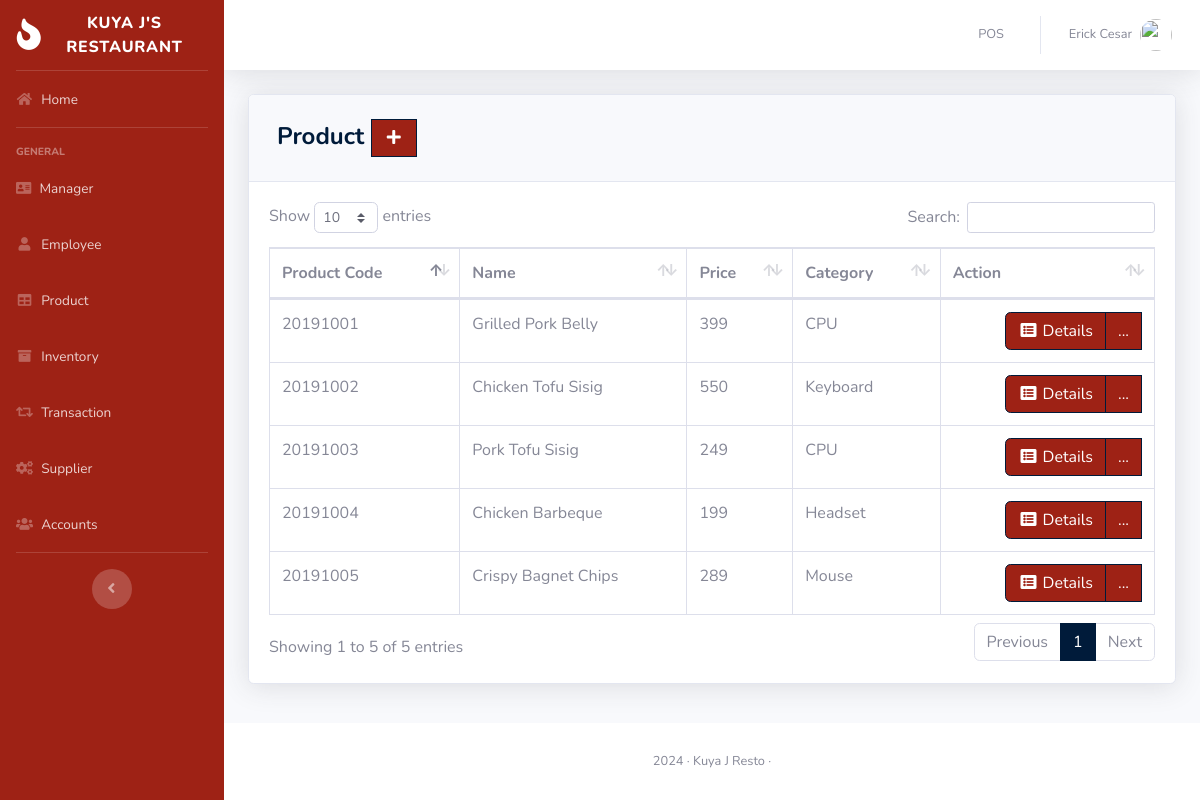
The app's page /pages/product.php (signed in) with its own data.
### tables this page shows
CREATE TABLE `product` (
  `PRODUCT_ID` int(11) NOT NULL,
  `PRODUCT_CODE` varchar(20) NOT NULL,
  `NAME` varchar(50) DEFAULT NULL,
  `DESCRIPTION` varchar(250) NOT NULL,
  `QTY_STOCK` int(50) DEFAULT NULL,
  `ON_HAND` int(250) NOT NULL,
  `PRICE` int(50) DEFAULT NULL,
  `CATEGORY_ID` int(11) DEFAULT NULL,
  `SUPPLIER_ID` int(11) DEFAULT NULL,
  `DATE_STOCK_IN` varchar(50) NOT NULL
);

CREATE TABLE `category` (
  `CATEGORY_ID` int(11) NOT NULL,
  `CNAME` varchar(50) DEFAULT NULL
);

### pages/product.php (the view, shortened to what this page needs)
<?php
include'../includes/connection.php';
include'../includes/sidebar.php';
?>
            <div class="card shadow mb-4">
            <div class="card-header py-3">
              <h4 class="m-2 font-weight-bold text-primary">Product&nbsp;<a  href="#" data-toggle="modal" data-target="#aModal" type="button" class="btn btn-primary bg-gradient-primary" style="border-radius: 0px;"><i class="fas fa-fw fa-plus"></i></a></h4>
            </div>
            <div class="card-body">
              <div class="table-responsive">
                <table class="table table-bordered" id="dataTable" width="100%" cellspacing="0">
               <thead>
                   <tr>
                     <th>Product Code</th>
                     <th>Name</th>
                     <th>Price</th>
                     <th>Category</th>
                     <th>Action</th>
                   </tr>
               </thead>
          <tbody>
<?php
    $query = 'SELECT PRODUCT_ID, PRODUCT_CODE, NAME, PRICE, CNAME, DATE_STOCK_IN FROM product p join category c on p.CATEGORY_ID=c.CATEGORY_ID GROUP BY PRODUCT_CODE';
        $result = mysqli_query($db, $query) or die (mysqli_error($db));
            while ($row = mysqli_fetch_assoc($result)) {
                echo '<tr>';
                echo '<td>'. $row['PRODUCT_CODE'].'</td>';
                echo '<td>'. $row['NAME'].'</td>';
                echo '<td>'. $row['PRICE'].'</td>';
                echo '<td>'. $row['CNAME'].'</td>';
                      echo '<td align="right"> <div class="btn-group">
                              <a type="button" class="btn btn-primary bg-gradient-primary" href="pro_searchfrm.php?action=edit & id='.$row['PRODUCT_CODE'] . '"><i class="fas fa-fw fa-list-alt"></i> Details</a>
                            <div class="btn-group">
                              <a type="button" class="btn btn-primary bg-gradient-primary dropdown no-arrow" data-toggle="dropdown" style="color:white;">
                              ... <span class="caret"></span></a>
                            <ul class="dropdown-menu text-center" role="menu">
                                <li>
                                  <a type="button" class="btn btn-warning bg-gradient-warning btn-block" style="border-radius: 0px;" href="pro_edit.php?action=edit & id='.$row['PRODUCT_ID']. '">
                                    <i class="fas fa-fw fa-edit"></i> Edit
                                  </a>
                                </li>
                            </ul>
                            </div>
                          </div> </td>';
                echo '</tr> ';
                        }
?>
                                </tbody>
                            </table>
                        </div>
                    </div>
                  </div>
<?php
include'../includes/footer.php';
?>

### records on screen
product: PRODUCT_CODE "20191001", NAME "Grilled Pork Belly", PRICE "399", CATEGORY_ID.CNAME "CPU"
product: PRODUCT_CODE "20191002", NAME "Chicken Tofu Sisig", PRICE "550", CATEGORY_ID.CNAME "Keyboard"
product: PRODUCT_CODE "20191003", NAME "Pork Tofu Sisig", PRICE "249", CATEGORY_ID.CNAME "CPU"
product: PRODUCT_CODE "20191004", NAME "Chicken Barbeque", PRICE "199", CATEGORY_ID.CNAME "Headset"
product: PRODUCT_CODE "20191005", NAME "Crispy Bagnet Chips", PRICE "289", CATEGORY_ID.CNAME "Mouse"

### other values on screen
$_SESSION['FIRST_NAME'] "Erick"
$_SESSION['LAST_NAME'] "Cesar"
